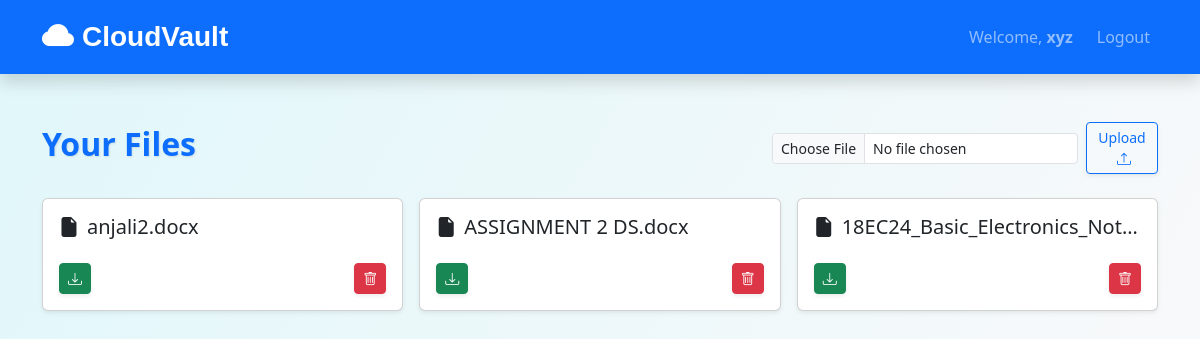
The app's page / (signed in) with its own data.
### app.py (models this page shows)
class User(UserMixin, db.Model):
    id = db.Column(db.Integer, primary_key=True)
    username = db.Column(db.String(150), unique=True, nullable=False)
    password = db.Column(db.String(150), nullable=False)
    role = db.Column(db.String(50), nullable=False)  # 'admin' or 'user'
    files = db.relationship('File', backref='owner', lazy=True)

class File(db.Model):
    id = db.Column(db.Integer, primary_key=True)
    filename = db.Column(db.String(150), nullable=False)
    user_id = db.Column(db.Integer, db.ForeignKey('user.id'), nullable=False)

### app.py (the view)
@app.route('/')
@login_required
def index():
    if current_user.role == 'admin':
        files = File.query.all()
    else:
        files = File.query.filter_by(user_id=current_user.id).all()
    return render_template('index.html', files=files)

### app.py (called while the page is built)
@login_manager.user_loader
def load_user(user_id):
    return User.query.get(int(user_id))

### templates/index.html (shortened to what this page needs)
{% extends "base.html" %}
{% block content %}
<div class="d-flex justify-content-between align-items-center mb-4">
  <h2 class="text-primary">Your Files</h2>
  <form id="uploadForm" method="POST" action="{{ url_for('upload_file') }}" enctype="multipart/form-data" class="d-flex align-items-center gap-2">
    <input type="file" name="file" class="form-control form-control-sm" />
    <button type="submit" class="btn btn-outline-primary btn-sm shadow-sm">Upload <i class="bi bi-upload ms-1"></i></button>
  </form>
</div>
{% if files %}
<div class="row g-3">
  {% for file in files %}
  <div class="col-md-6 col-lg-4">
    <div class="card shadow-sm h-100 hover-shadow">
      <div class="card-body d-flex flex-column justify-content-between">
        <h5 class="card-title text-truncate" title="{{ file.filename }}"><i class="bi bi-file-earmark-fill me-2"></i>{{ file.filename }}</h5>
        <div class="mt-3 d-flex justify-content-between align-items-center">
          <a href="{{ url_for('download_file', filename=file.filename) }}" class="btn btn-sm btn-success shadow-sm" title="Download">
            <i class="bi bi-download"></i>
          </a>
          <form action="{{ url_for('delete_file', filename=file.filename) }}" method="POST" onsubmit="return confirm('Are you sure you want to delete this file?');">
            <button type="submit" class="btn btn-sm btn-danger shadow-sm" title="Delete"><i class="bi bi-trash"></i></button>
          </form>
        </div>
      </div>
    </div>
  </div>
  {% endfor %}
</div>
{% else %}
<p class="text-muted fs-5 text-center my-5">No files uploaded yet. Upload your first file above!</p>
{% endif %}
{% endblock %}

### templates/base.html (shortened to what this page needs)
<!DOCTYPE html>
<html lang="en">
<head>
  <link href="https://cdn.jsdelivr.net/npm/bootstrap@5.3.0-alpha1/dist/css/bootstrap.min.css" rel="stylesheet" />
  <link href="https://cdn.jsdelivr.net/npm/bootstrap-icons@1.10.3/font/bootstrap-icons.css" rel="stylesheet" />
  <link rel="stylesheet" href="{{ url_for('static', filename='styles.css') }}" />
</head>
<body>
<nav class="navbar navbar-expand-lg navbar-dark bg-primary shadow">
  <div class="container">
    <a class="navbar-brand d-flex align-items-center" href="{{ url_for('index') }}">
      <i class="bi bi-cloud-fill fs-2 me-2"></i> <span class="fs-3 fw-bold">CloudVault</span>
    </a>
    <div class="collapse navbar-collapse justify-content-end">
      {% if current_user.is_authenticated %}
      <ul class="navbar-nav">
        <li class="nav-item">
          <span class="nav-link">Welcome, <strong>{{ current_user.username }}</strong></span>
        </li>
        <li class="nav-item">
          <a href="{{ url_for('logout') }}" class="nav-link btn btn-sm btn-outline-light ms-2">Logout</a>
        </li>
      </ul>
      {% else %}
      <ul class="navbar-nav">
        <li class="nav-item"><a href="{{ url_for('login') }}" class="nav-link">Login</a></li>
        <li class="nav-item"><a href="{{ url_for('register') }}" class="nav-link">Register</a></li>
      </ul>
      {% endif %}
    </div>
  </div>
</nav>
<div class="container my-5">
  {% block content %}
  {% endblock %}
</div>
</body>
</html>

### static/styles.css (style rules this page uses)
body { font-family: 'Segoe UI', Tahoma, Geneva, Verdana, sans-serif; background: linear-gradient(120deg, #e0f7fa, #f8f9fa); color: #212529; }
.navbar-brand { font-family: 'Poppins', sans-serif; }
.btn-primary, .btn-success { transition: 0.3s ease; }
h2 { font-weight: 700; text-shadow: 1px 1px 2px rgba(0, 0, 0, 0.1); }

### records on screen
User: username "xyz"
File: filename "anjali2.docx"
File: filename "ASSIGNMENT 2 DS.docx"
File: filename "18EC24_Basic_Electronics_Not…"
